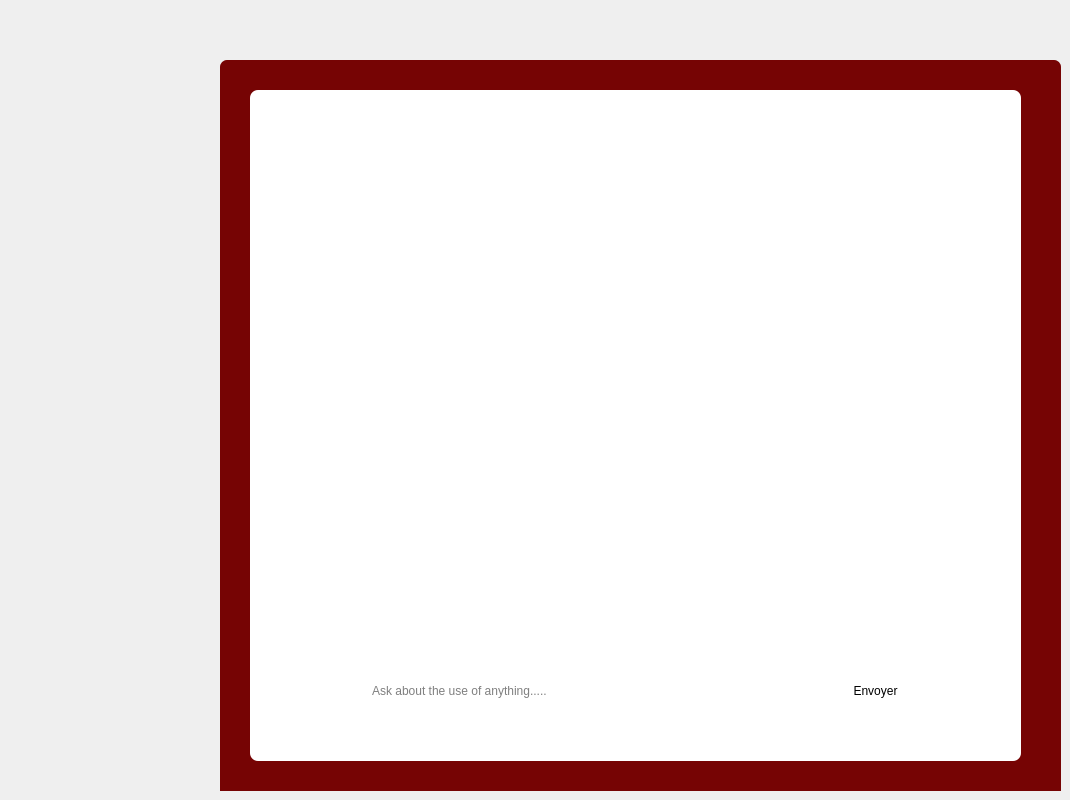
    <widget class="QWidget" name="tab_5">
     <attribute name="title">
      <string>ChatBot</string>
     </attribute>
     <widget class="QFrame" name="frame_11">
      <property name="geometry">
       <rect>
        <x>220</x>
        <y>60</y>
        <width>841</width>
        <height>731</height>
       </rect>
      </property>
      <property name="styleSheet">
       <string notr="true">QFrame { /* The tab widget frame */
border-top: 2px solid #2a2a2a; 
border-left: 2px solid #2a2a2a;
border-right: 2px solid #2a2a2a ; 
border-bottom: 2px solid #2a2a2a; 
background: #760404;
	
	
	/*border-top-color: rgb(0, 0, 0);*/

}
QFrame{
left: 0px; /* move to the right by 5px */
}
QFrame {
background: #white;
border: 20px  #535353;
border-bottom-color: #535353; 
border-top-left-radius: 7px;
border-top-right-radius: 7px;
min-width: 90px;
padding: 12px;
color: rgb(50, 50, 162);
	color: rgb(0, 0, 0);
font-size:11.5px;
font-family:Georgia, Helvetica, sans-serif;
font-weight:500;
}
QFrame::tab:selected,QTabBar::tab:hover {
	
	
	color: rgb(0, 0, 0);
	background-color: rgb(255, 255, 255);
}
QFrame::tab:selected {
border-color: #760404;
border-bottom-color: #760404; /* same as pane color */
color: #760404;
font-size: 18px;
font-family:Georgia,Solid;
font-weight:500;

}
QFrame::tab:!selected {
margin-top: 5px; /* make non-selected tabs look smaller */
}</string>
      </property>
      <property name="frameShape">
       <enum>QFrame::StyledPanel</enum>
      </property>
      <property name="frameShadow">
       <enum>QFrame::Raised</enum>
      </property>
      <widget class="QGroupBox" name="groupBox_7">
       <property name="geometry">
        <rect>
         <x>30</x>
         <y>30</y>
         <width>771</width>
         <height>671</height>
        </rect>
       </property>
       <property name="styleSheet">
        <string notr="true">background:white;
border-radius:8px;</string>
       </property>
       <property name="title">
        <string/>
       </property>
       <widget class="QPushButton" name="pushButton_5">
        <property name="geometry">
         <rect>
          <x>570</x>
          <y>580</y>
          <width>111</width>
          <height>41</height>
         </rect>
        </property>
        <property name="text">
         <string>Envoyer</string>
        </property>
       </widget>
       <widget class="QLabel" name="label_help">
        <property name="geometry">
         <rect>
          <x>280</x>
          <y>10</y>
          <width>161</width>
          <height>151</height>
         </rect>
        </property>
        <property name="text">
         <string/>
        </property>
       </widget>
       <widget class="QPlainTextEdit" name="output">
        <property name="geometry">
         <rect>
          <x>120</x>
          <y>190</y>
          <width>561</width>
          <height>391</height>
         </rect>
        </property>
       </widget>
       <widget class="QLineEdit" name="input">
        <property name="geometry">
         <rect>
          <x>120</x>
          <y>580</y>
          <width>451</width>
          <height>41</height>
         </rect>
        </property>
        <property name="placeholderText">
         <string>Ask about the use of anything.....</string>
        </property>
       </widget>
      </widget>
     </widget>
    </widget>
